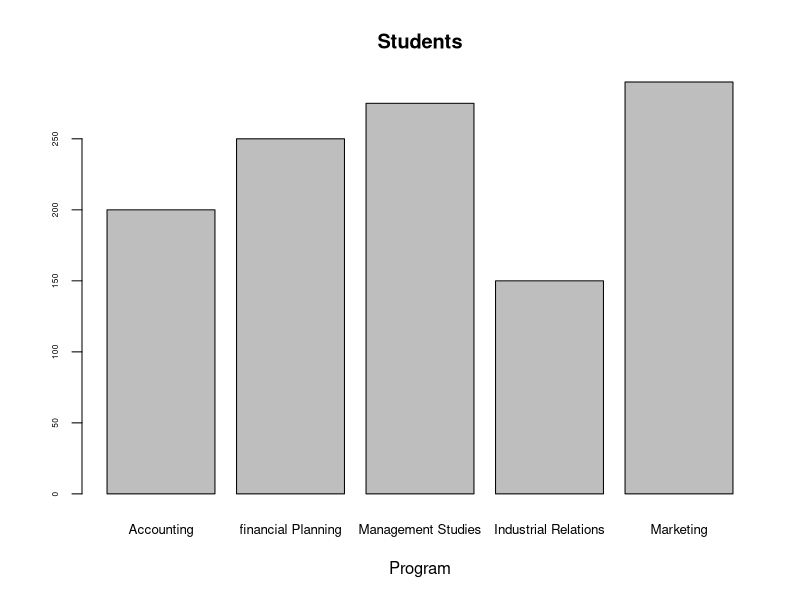

The R script that drew this image:
#Part-12
#Data Summarization - Graphical Methods
#Bar Charts
?barplot
program<-c("Accounting","financial Planning","Management Studies","Industrial Relations","Marketing")
student<-c(200,250,275,150,290)
bar<-cbind(program,student)
bar
barplot(student,main = "Students",names.arg = program,xlab = "Program",cex.names = 0.8,cex.axis = 0.5)
